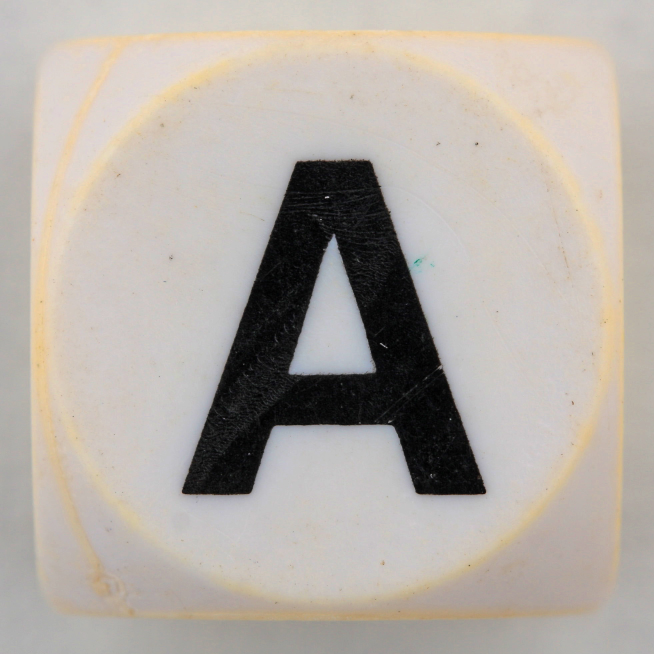
#> input picture scripts/raw-images/Boggle black letter A-4668034491.jpg, 1962 x 1962 px, given in place of mask.jpg, which was not available (shown at 1/3 size)
$ python process-images.py   (Python 2 division)   (older library calls are emulated)
#> lines starting #> are read from the running program, lines starting #| are printed output that depends on the picture
from glob import glob
import numpy as np
import os
from scipy.signal import convolve2d
from scipy.misc import imread, imsave
from skimage.transform import rescale

scripts_folder = os.path.expanduser('~/projects/snoggle/scripts/')
input_folder = os.path.join(scripts_folder, 'raw-images')
output_folder = os.path.join(scripts_folder, 'processed-images')

MASK = rescale(imread(os.path.join(scripts_folder, 'mask.jpg'), flatten=True) / 255., .1)
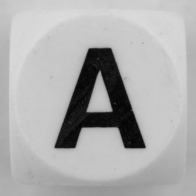
#> MASK: shape (196, 196) float32; min 0.0181, max 0.862, mean 0.682


def mask_all_images():
    for path in glob('%s/Boggle*.jpg' % input_folder):
        filename = os.path.basename(path)
        letter = filename.split('-')[0].split(' ')[-1]
        print letter,
        im = rescale(imread(os.path.join(input_folder, filename)) / 255., .1)
        masked = mask_image(im)
        imsave(os.path.join(output_folder, '%s.png' % letter), masked)


def mask_image(im):
    gray = grayscale(im)
    bw1 = gray > .01 + gray[1:3, 50:-50].mean()
    bw2 = gray > .01 + gray[80:-80, -5:-1].mean()
    x = find_first_peak(bw1.mean(0))
    y = find_first_peak(bw1.mean(1))
    width = find_last_peak(bw2.mean(0)) - x
    scale = width / float(MASK.shape[1])
    print width, scale
    mask = rescale(MASK, scale)
    masked = np.zeros((mask.shape[0], mask.shape[1], 4))
    masked[:, :, :3] = im[y:mask.shape[0] + y, x:mask.shape[1] + x, ]
    masked[:, :, 3] = 1-mask
    return masked


def find_first_peak(a):
    return np.argmax(a[1:30] - a[0:29])


def find_last_peak(a):
    return np.argmax(a[-30:-1] - a[-29:]) + len(a) - 30


def grayscale(im):
    return im[:, :, :3].mean(axis=2)

$ run again, on scripts/raw-images/Boggle black letter E-4668032885.jpg
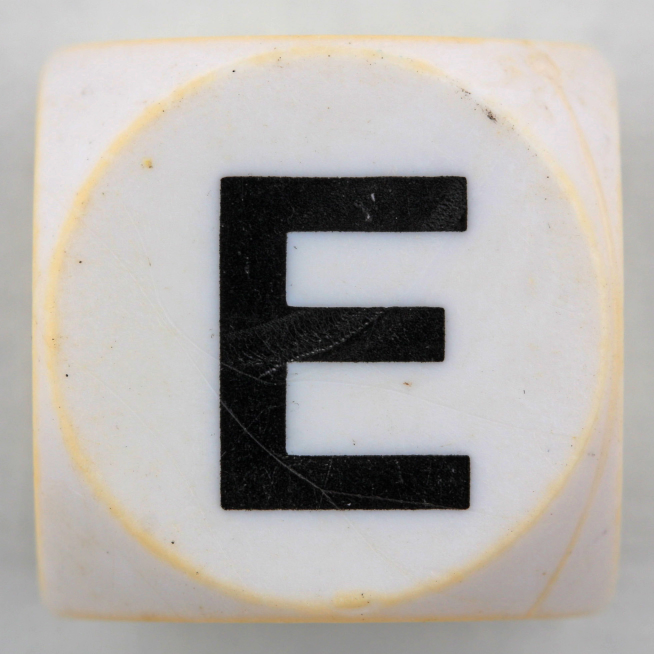
#> input picture scripts/raw-images/Boggle black letter E-4668032885.jpg, 1962 x 1962 px, given in place of mask.jpg, which was not available (shown at 1/3 size)
#> `MASK = rescale(imread(os.path.join(scripts_folder, 'mask.jpg'), flatte..`:
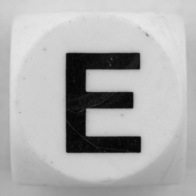
#> MASK: shape (196, 196) float32; min 0.0186, max 0.911, mean 0.694

$ run again, on scripts/raw-images/Boggle black letter F-4668032509.jpg
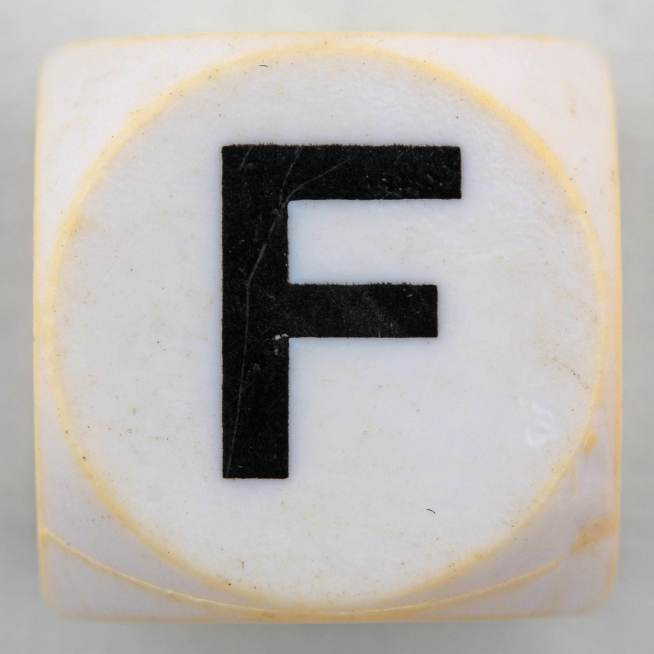
#> input picture scripts/raw-images/Boggle black letter F-4668032509.jpg, 1962 x 1962 px, given in place of mask.jpg, which was not available (shown at 1/3 size)
#> `MASK = rescale(imread(os.path.join(scripts_folder, 'mask.jpg'), flatte..`:
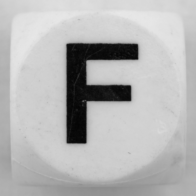
#> MASK: shape (196, 196) float32; min 0.0168, max 0.91, mean 0.713

$ run again, on scripts/raw-images/Boggle black letter G-4668032105.jpg
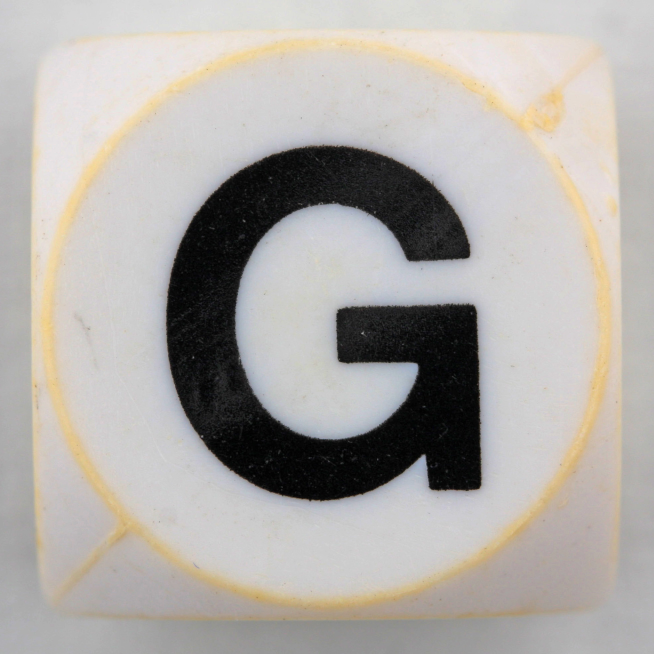
#> input picture scripts/raw-images/Boggle black letter G-4668032105.jpg, 1962 x 1962 px, given in place of mask.jpg, which was not available (shown at 1/3 size)
#> `MASK = rescale(imread(os.path.join(scripts_folder, 'mask.jpg'), flatte..`:
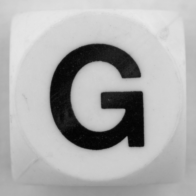
#> MASK: shape (196, 196) float32; min 0.0158, max 0.914, mean 0.677
